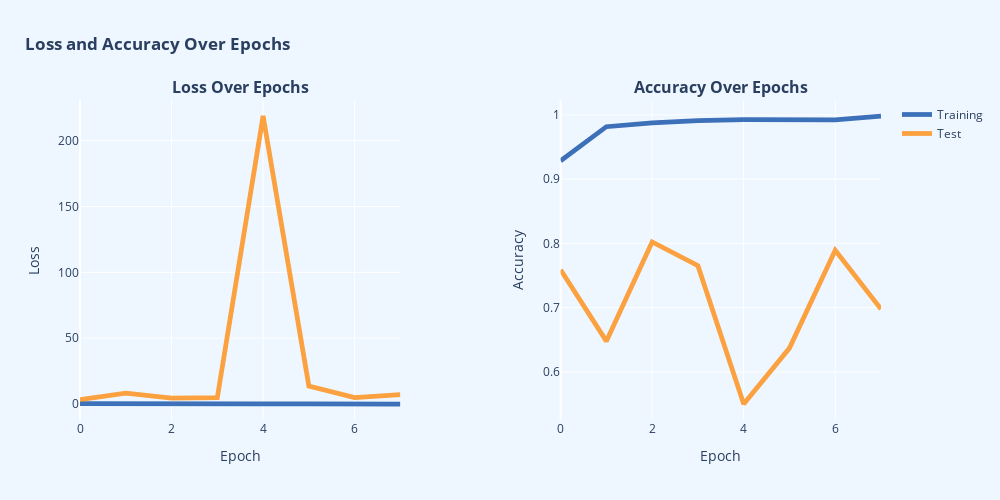

This figure's notebook cell:
### Code cell
# Creating subplot
fig = make_subplots(rows=1,
                    cols=2,
                    subplot_titles=['<b>Loss Over Epochs</b>', '<b>Accuracy Over Epochs</b>'],
                    horizontal_spacing=0.2)

# Loss over epochs
train_loss = go.Scatter(x=list(range(len(history.history['loss']))),
                        y=history.history['loss'],
                        mode='lines',
                        line=dict(color='rgba(0, 67, 162, .75)', width=4.75),
                        name='Training',
                        showlegend = False)

val_loss = go.Scatter(x=list(range(len(history.history['val_loss']))),
                      y=history.history['val_loss'],
                      mode='lines',
                      line=dict(color='rgba(255, 132, 0, .75)', width=4.75),
                      name='Test',
                      showlegend = False)


fig.add_trace(train_loss, row=1, col=1)
fig.add_trace(val_loss, row=1, col=1)

# Accuray over epochs
train_acc = go.Scatter(x=list(range(len(history.history['accuracy']))),
                       y=history.history['accuracy'],
                       mode='lines',
                       line=dict(color='rgba(0, 67, 162, .75)', width=4.75),
                       name='Training',
                       showlegend = True)

val_acc = go.Scatter(x=list(range(len(history.history['val_accuracy']))),
                     y=history.history['val_accuracy'],
                     mode='lines',
                     line=dict(color='rgba(255, 132, 0, .75)', width=4.75),
                     name='Test',
                     showlegend = True)


fig.add_trace(train_acc, row=1, col=2)
fig.add_trace(val_acc, row=1, col=2)

# Updating layout
fig.update_layout(
    title={'text': '<b>Loss and Accuracy Over Epochs</b>', 'x': 0.025, 'xanchor': 'left'},
    margin=dict(t=100),
    plot_bgcolor=bg_color,paper_bgcolor=paper_color,
    height=500, width=1000,
    showlegend= True
)

fig.update_yaxes(title_text = 'Loss', row = 1, col = 1)
fig.update_yaxes(title_text = 'Accuracy', row = 1, col = 2)

fig.update_xaxes(title_text = 'Epoch', row = 1, col = 1)
fig.update_xaxes(title_text = 'Epoch', row = 1, col = 2)

# Showing figure
fig.show()

### Figure 1 — Plotly figure (JSON) as saved in the notebook; plotly's stock layout.template omitted (floating-point values rounded to 4 significant figures)
{"data": [{"line": {"color": "rgba(0, 67, 162, .75)", "width": 4.75}, "mode": "lines", "name": "Training", "showlegend": false, "type": "scatter", "x": [0, 1, 2, 3, 4, 5, 6, 7], "xaxis": "x", "y": [0.3859, 0.08771, 0.126, 0.0638, 0.05331, 0.05186, 0.09814, 0.01121], "yaxis": "y"}, {"line": {"color": "rgba(255, 132, 0, .75)", "width": 4.75}, "mode": "lines", "name": "Test", "showlegend": false, "type": "scatter", "x": [0, 1, 2, 3, 4, 5, 6, 7], "xaxis": "x", "y": [3.392, 8.301, 4.438, 4.901, 218.7, 13.69, 4.837, 7.153], "yaxis": "y"}, {"line": {"color": "rgba(0, 67, 162, .75)", "width": 4.75}, "mode": "lines", "name": "Training", "showlegend": true, "type": "scatter", "x": [0, 1, 2, 3, 4, 5, 6, 7], "xaxis": "x2", "y": [0.9286, 0.9816, 0.9876, 0.9912, 0.9926, 0.9926, 0.9924, 0.9982], "yaxis": "y2"}, {"line": {"color": "rgba(255, 132, 0, .75)", "width": 4.75}, "mode": "lines", "name": "Test", "showlegend": true, "type": "scatter", "x": [0, 1, 2, 3, 4, 5, 6, 7], "xaxis": "x2", "y": [0.7587, 0.6478, 0.8022, 0.7652, 0.55, 0.637, 0.7891, 0.6978], "yaxis": "y2"}], "layout": {"annotations": [{"font": {"size": 16}, "showarrow": false, "text": "<b>Loss Over Epochs</b>", "x": 0.2, "xanchor": "center", "xref": "paper", "y": 1, "yanchor": "bottom", "yref": "paper"}, {"font": {"size": 16}, "showarrow": false, "text": "<b>Accuracy Over Epochs</b>", "x": 0.8, "xanchor": "center", "xref": "paper", "y": 1, "yanchor": "bottom", "yref": "paper"}], "height": 500, "margin": {"t": 100}, "paper_bgcolor": "#EEF6FF", "plot_bgcolor": "#EEF6FF", "showlegend": true, "title": {"text": "<b>Loss and Accuracy Over Epochs</b>", "x": 0.025, "xanchor": "left"}, "width": 1000, "xaxis": {"anchor": "y", "domain": [0, 0.4], "title": {"text": "Epoch"}}, "xaxis2": {"anchor": "y2", "domain": [0.6, 1], "title": {"text": "Epoch"}}, "yaxis": {"anchor": "x", "domain": [0, 1], "title": {"text": "Loss"}}, "yaxis2": {"anchor": "x2", "domain": [0, 1], "title": {"text": "Accuracy"}}}}
